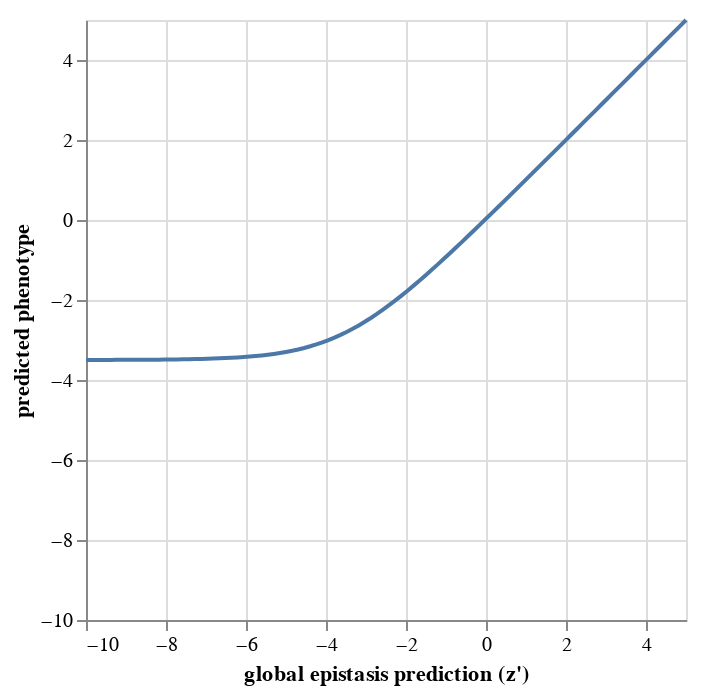

The cell this chart's notebook holds for it:
### Markdown cell above
## Optional truncation of predicted functional scores

By default, the output of the model is equal to the output of the global epistasis model chosen $\hat{y}_d(v) = g(\phi_d(v))$. However, we provide infrastructure to clip the predicted functional scores at some lower bound for users who may clip their input data. Here, we'll describe the motivation and approach for this.

The commonly reported fold-change metric for functional scores described above falls victim to 
a limit of detection problem for deleterious mutations: once a mutation is sufficiently deleterious, further differences (eg, between -3 and -5) become largely meaningless because it is already basically nonfunctional.
Thus, it's common for researchers to simply _truncate_ (i.e. _clip_) the functional at some lower bound $l$, where observations below are assumed largely to be outlier.

When fitting the model to these data, it may be desirable to truncate _predicted_ functional scores in a similar way.
This is especially relevant when allowing $\gamma_d$ values to be non-zero.
For instance, say the user has truncated observed functional scores at a lower bound of $-3$ across all conditions.
If $\gamma_d$ is fit to $-1.0$ for one of the non-reference conditions, then the new floor of normalized functional scores for that condition would be $-4$, while the floor for the reference condition would still be $-3$.
In this case, the global-epistasis function could find itself in a pickle: if it allowed predictions to go below $-3$, it could help model the floor of points in the non-reference condition, but hurt with modeling the floor of points in the reference condition.
However, if it was able to truncate predicted scores for a given condition at the floor for that condition, then this tension would be relieved: predicted scores for the reference condition could be truncated at $-3$, while (non-truncated) predicted scores for the non-reference condition could go as low as $-4$.

To this end, the software package provides an option to truncate predicted functional scores which should be used if (and only if) the user has clipped the functional scores in their data to some lower bound.
To enable this, the mathematical model passes predicted functional scores through an activation function, $t$.

In essence, this is a modified _softplus_ activation, ($\text{softplus}(x)=\log(1 + e^{x})$) with a _lower bound_ at $l + \gamma_{h}$, as well as a _ramping_ coefficient, $\lambda_{\text{sp}}$. 

Concretely, if we let $z' = g(\phi_d(v))$, then the predicted functional score of our model is given by:

$$
t(z') = \lambda_{sp}\log(1 + e^{\frac{z' - l}{\lambda_{sp}}}) + l
$$

Functionally speaking, this truncates scores below a lower bound, while leaving scores above (mostly) unaltered. There is a small range of input values where the function smoothly transitions between a flat regime (where data is truncated) and a linear regime (where data is not truncated). 

**Note** We recommend leaving the $\lambda_{sp}$ parameter at It's default value of $0.1$. this ensures a sharp transition between regimes similar to a [ReLU](https://en.wikipedia.org/wiki/Rectifier_(neural_networks)) function, but retain the differentiable property for gradient based optimization. However, the option is there in case you find the model will not converge.

Below is an interactive plot showing the effect of the modified 
softplus activation as a function of an adjustable $\lambda_{sp}$ scaling parameter, and lower bound, $l$:

### Code cell
# Below is an interactive plot showing the effect of the modified 
# softplus activation as a function of an adjustable $\lambda_{sp}$ scaling parameter, and lower bound, $l$:

import altair as alt

import numpy

import pandas as pd


df = pd.DataFrame({"latent": numpy.linspace(-10, 5, 100)})

slider_lsp = alt.binding_range(min=0.1, max=2)
var_lambda_sp = alt.param(bind=slider_lsp, value=1, name="lambda_sp")

slider_lb = alt.binding_range(min=-10, max=0)
var_lower_bound = alt.param(bind=slider_lb, value=-3.5, name="lower_bound")

(
    alt.Chart(df)
    .transform_calculate(
        phenotype=alt.expr.log(1 + alt.expr.exp((alt.datum['latent']-var_lower_bound)/var_lambda_sp))
        * var_lambda_sp
        + var_lower_bound
    )
    .encode(
        x=alt.X("latent", title="global epistasis prediction (z')", scale=alt.Scale(domain=[-10, 5])),
        y=alt.Y("phenotype:Q", title="predicted phenotype", scale=alt.Scale(domain=[-10, 5]))
    )
    .mark_line()
    .add_params(var_lambda_sp, var_lower_bound)
)

### Figure 1 — Vega-Lite specification as saved in the notebook (floating-point values rounded to 4 significant figures)
{"config": {"view": {"continuousWidth": 300, "continuousHeight": 300}}, "data": {"name": "data-cabdca2257cf20e376d04c62a66e94ee"}, "mark": {"type": "line"}, "encoding": {"x": {"field": "latent", "scale": {"domain": [-10, 5]}, "title": "global epistasis prediction (z')", "type": "quantitative"}, "y": {"field": "phenotype", "scale": {"domain": [-10, 5]}, "title": "predicted phenotype", "type": "quantitative"}}, "params": [{"name": "lambda_sp", "bind": {"input": "range", "max": 2, "min": 0.1}, "value": 1}, {"name": "lower_bound", "bind": {"input": "range", "max": 0, "min": -10}, "value": -3.5}], "transform": [{"calculate": "((log((1 + exp(((datum['latent'] - lower_bound) / lambda_sp)))) * lambda_sp) + lower_bound)", "as": "phenotype"}], "$schema": "https://vega.github.io/schema/vega-lite/v5.6.1.json", "datasets": {"data-cabdca2257cf20e376d04c62a66e94ee": [{"latent": -10.0}, {"latent": -9.848}, {"latent": -9.697}, {"latent": -9.545}, {"latent": -9.394}, {"latent": -9.242}, {"latent": -9.091}, {"latent": -8.939}, {"latent": -8.788}, {"latent": -8.636}, {"latent": -8.485}, {"latent": -8.333}, {"latent": -8.182}, {"latent": -8.03}, {"latent": -7.879}, {"latent": -7.727}, {"latent": -7.576}, {"latent": -7.424}, {"latent": -7.273}, {"latent": -7.121}, {"latent": -6.97}, {"latent": -6.818}, {"latent": -6.667}, {"latent": -6.515}, {"latent": -6.364}, {"latent": -6.212}, {"latent": -6.061}, {"latent": -5.909}, {"latent": -5.758}, {"latent": -5.606}, {"latent": -5.455}, {"latent": -5.303}, {"latent": -5.152}, {"latent": -5.0}, {"latent": -4.848}, {"latent": -4.697}, {"latent": -4.545}, {"latent": -4.394}, {"latent": -4.242}, {"latent": -4.091}, {"latent": -3.939}, {"latent": -3.788}, {"latent": -3.636}, {"latent": -3.485}, {"latent": -3.333}, {"latent": -3.182}, {"latent": -3.03}, {"latent": -2.879}, {"latent": -2.727}, {"latent": -2.576}, {"latent": -2.424}, {"latent": -2.273}, {"latent": -2.121}, {"latent": -1.97}, {"latent": -1.818}, {"latent": -1.667}, {"latent": -1.515}, {"latent": -1.364}, {"latent": -1.212}, {"latent": -1.061}, {"latent": -0.9091}, {"latent": -0.7576}, {"latent": -0.6061}, {"latent": -0.4545}, {"latent": -0.303}, {"latent": -0.1515}, {"latent": 0.0}, {"latent": 0.1515}, {"latent": 0.303}, {"latent": 0.4545}, {"latent": 0.6061}, {"latent": 0.7576}, {"latent": 0.9091}, {"latent": 1.061}, {"latent": 1.212}, {"latent": 1.364}, {"latent": 1.515}, {"latent": 1.667}, {"latent": 1.818}, {"latent": 1.97}, {"latent": 2.121}, {"latent": 2.273}, {"latent": 2.424}, {"latent": 2.576}, {"latent": 2.727}, {"latent": 2.879}, {"latent": 3.03}, {"latent": 3.182}, {"latent": 3.333}, {"latent": 3.485}, {"latent": 3.636}, {"latent": 3.788}, {"latent": 3.939}, {"latent": 4.091}, {"latent": 4.242}, {"latent": 4.394}, {"latent": 4.545}, {"latent": 4.697}, {"latent": 4.848}, {"latent": 5.0}]}}
